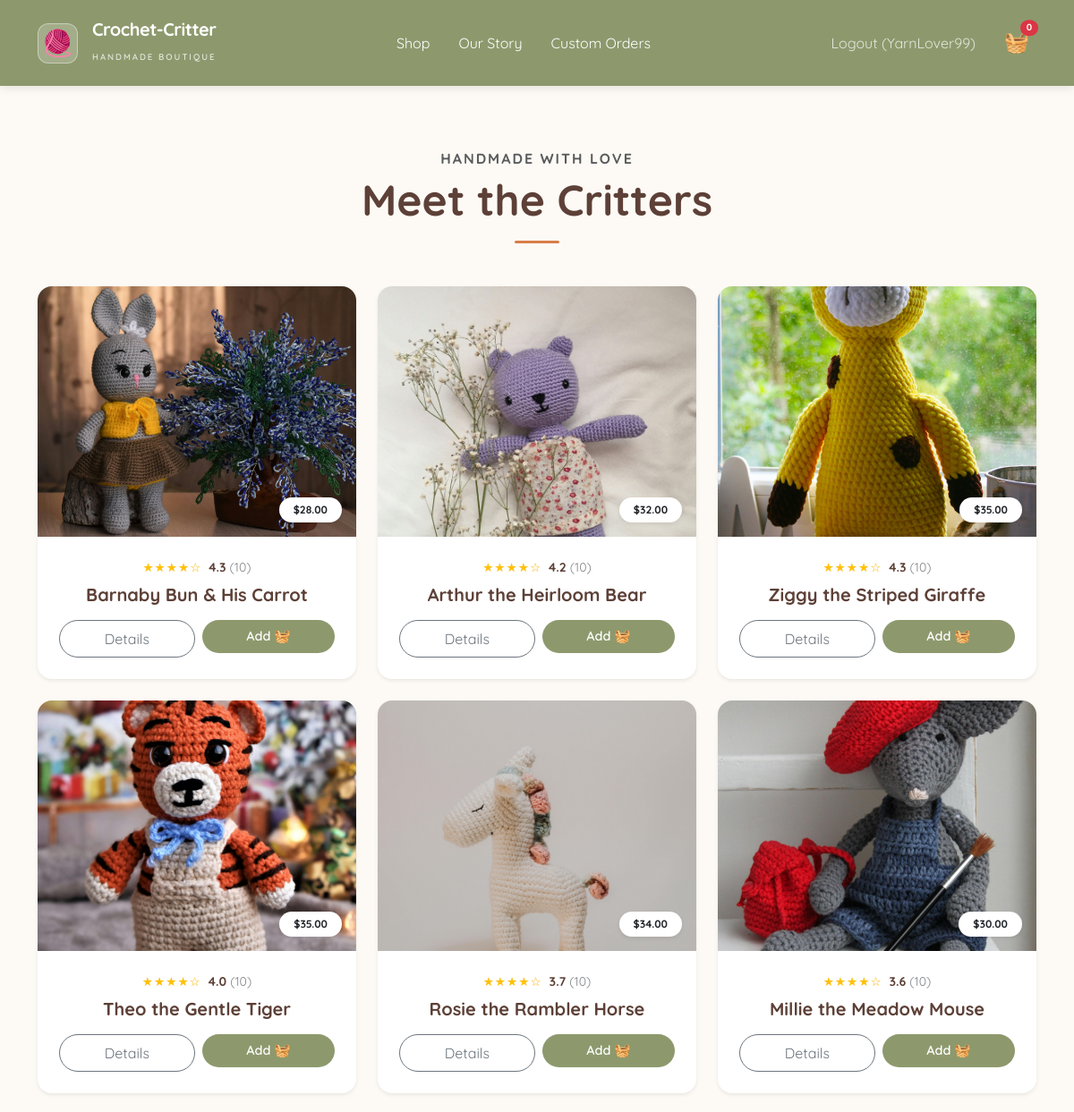
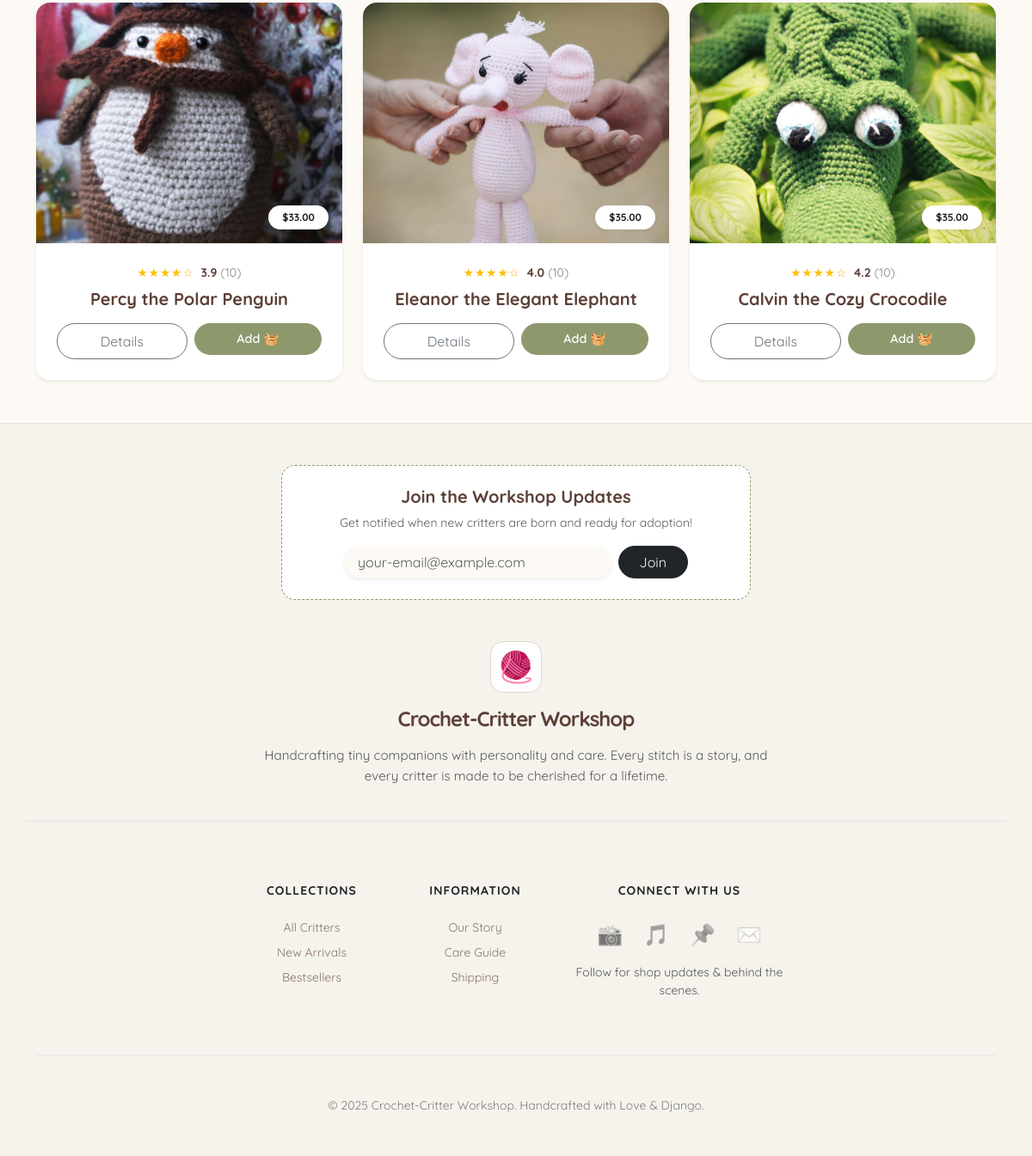
Screenshot of / (signed in) with the database file from the repository (2 pictures, top to bottom).
### products/models.py (models this page shows, shortened)
class Critter(models.Model):
    name = models.CharField(max_length=200)
    description = models.TextField()
    price = models.DecimalField(max_digits=6, decimal_places=2)
    image = models.ImageField(upload_to='critters/')
    created_at = models.DateTimeField(auto_now_add=True)
    def average_rating(self):
        result = self.reviews.aggregate(Avg('rating'))
        return result['rating__avg'] or 0.0

### products/views.py (the view)
# urls.py: path('', views.critter_list, name='home'),
def critter_list(request):
    critters = Critter.objects.all()
    return render(request, 'products/critter_list.html', {'critters': critters})

### products/cart.py (called while the page is built)
    def __len__(self):
        return sum(item['quantity'] for item in self.cart.values())

    def get_total_price(self):
        return sum(Decimal(item['price']) * item['quantity'] for item in self.cart.values())

### products/context_processors.py (called while the page is built)
def cart(request):
    cart = Cart(request)
    return {
        'cart': cart,
        'cart_items_count': len(cart),
        'cart_total_price': cart.get_total_price()
    }

### products/templates/products/critter_list.html (shortened to what this page needs)
{% extends 'products/base.html' %}
{% block content %}
  <div class="text-center mb-5 mt-4">
    <h6 class="text-uppercase fw-bold text-muted mb-2" style="letter-spacing: 2px;">Handmade with Love</h6>
    <h1 class="display-5 fw-bold" style="color: var(--cocoa-brown);">Meet the Critters</h1>
    <div class="mx-auto mt-3" style="width: 50px; height: 3px; background-color: var(--terracotta); border-radius: 2px;"></div>
  </div>
  <div class="row g-4">
    {% for critter in critters %}
      <div class="col-md-6 col-lg-4">
        <div class="card h-100 border-0 shadow-sm rounded-4 overflow-hidden transition-card">
          {% if critter.image %}
            <div class="position-relative">
              <img src="{{ critter.image.url }}" class="card-img-top" style="height: 280px; object-fit: cover;" alt="{{ critter.name }}" />
              <div class="position-absolute bottom-0 end-0 m-3 badge bg-white text-dark shadow-sm p-2 px-3 rounded-pill fw-bold">${{ critter.price }}</div>
            </div>
          {% endif %}
          <div class="card-body p-4 text-center d-flex flex-column">
            <div class="mb-2 d-flex align-items-center justify-content-center gap-1">
              <div class="stars text-warning" style="font-size: 0.85rem; letter-spacing: 1px;">
                {% if critter.average_rating >= 4.5 %} ★★★★★
                {% elif critter.average_rating >= 3.5 %} ★★★★☆
                {% elif critter.average_rating >= 2.5 %} ★★★☆☆
                {% elif critter.average_rating >= 1.5 %} ★★☆☆☆
                {% elif critter.average_rating > 0 %} ★☆☆☆☆
                {% else %} <span class="text-muted small">No reviews</span>
                {% endif %}
              </div>
              {% if critter.reviews.count > 0 %}
                <span class="small fw-bold ms-1" style="color: var(--cocoa-brown);">{{ critter.average_rating|floatformat:1 }}</span>
                <span class="small text-muted opacity-75">({{ critter.reviews.count }})</span>
              {% endif %}
            </div>
            <h5 class="fw-bold mb-3" style="color: var(--cocoa-brown);">{{ critter.name }}</h5>
            <div class="mt-auto d-flex gap-2">
              <a href="{% url 'critter_detail' critter.id %}" class="btn btn-outline-secondary rounded-pill px-3 py-2 flex-grow-1 small">Details</a>
              <form action="{% url 'cart_add' critter.id %}" method="POST" class="flex-grow-1">
                <button type="submit" class="btn btn-custom-shop rounded-pill px-3 py-2 w-100">
                  Add 🧺
                </button>
              </form>
            </div>
          </div>
        </div>
      </div>
    {% endfor %}
  </div>
{% endblock %}

### products/templates/products/base.html (shortened to what this page needs)
<!DOCTYPE html>
<html lang="en">
  <head>
    <link href="https://cdn.jsdelivr.net/npm/bootstrap@5.3.0/dist/css/bootstrap.min.css" rel="stylesheet" />
  </head>
  <body>
    <nav class="navbar navbar-expand-lg navbar-dark p-3 mb-5">
      <div class="container">
        <a class="navbar-brand d-flex align-items-center" href="{% url 'home' %}">
          <div class="logo-box me-3">
            <span>🧶</span>
          </div>
          <div class="brand-text">
            <h1 class="h5 fw-bold mb-0 text-white" style="letter-spacing: -0.5px;">Crochet-Critter</h1>
            <small class="text-uppercase opacity-75" style="font-size: 0.6rem; letter-spacing: 2px; font-weight: 600;">Handmade Boutique</small>
          </div>
        </a>
        <div class="collapse navbar-collapse justify-content-center" id="navbarNav">
          <ul class="navbar-nav">
            <li class="nav-item">
              <a class="nav-link px-3 fw-600 text-white" href="{% url 'home' %}">Shop</a>
            </li>
            <li class="nav-item">
              <a class="nav-link px-3 fw-600 text-white" href="{% url 'about' %}">Our Story</a>
            </li>
            <li class="nav-item">
              <a class="nav-link px-3 fw-600 text-white" href="{% url 'custom_order' %}">Custom Orders</a>
            </li>
          </ul>
        </div>
        <div class="d-flex align-items-center">
          <ul class="navbar-nav me-3 d-none d-lg-flex">
            {% if user.is_authenticated %}
              <li class="nav-item">
                <form id="logout-form" action="{% url 'logout' %}" method="post" style="display: inline;">
                  <button type="submit" class="nav-link small text-white opacity-75 border-0 bg-transparent" style="padding: 8px 16px;">Logout ({{ user.username }})</button>
                </form>
              </li>
            {% endif %}
          </ul>
        <div class="dropdown me-2">
          <a href="#" class="text-white text-decoration-none position-relative d-flex align-items-center" id="cartDropdown" data-bs-toggle="dropdown" aria-expanded="false">
            <span style="font-size: 1.4rem;">🧺</span>
            <span class="position-absolute top-0 start-100 translate-middle badge rounded-pill bg-danger" style="font-size: 0.65rem;">{{ cart_items_count }}</span>
          </a>
        </div>
      </div>
    </nav>
    <main class="container main-content">
      {% block content %}
      {% endblock %}
    </main>
    <footer class="mt-auto border-top text-center" style="background-color: #f6f3ed;">
      <div class="container py-5">
        <div class="row justify-content-center mb-5">
          <div class="col-md-8 col-lg-6">
            <div class="p-4 rounded-4" style="background-color: white; border: 1px dashed var(--sage-green);">
              <h5 class="fw-bold mb-2">Join the Workshop Updates</h5>
              <p class="small text-muted mb-3">Get notified when new critters are born and ready for adoption!</p>
              <form class="d-flex gap-2 mx-auto" style="max-width: 400px;">
                <input type="email" class="form-control rounded-pill border-0 shadow-sm px-3" placeholder="your-email@example.com" style="background-color: var(--cream-puff);" />
                <button type="submit" class="btn btn-dark rounded-pill px-4">Join</button>
              </form>
            </div>
          </div>
        </div>
        <div class="row justify-content-center mb-5">
          <div class="col-lg-7">
            <div class="logo-box mx-auto mb-3" style="width: 60px; height: 60px; font-size: 2.2rem; background: white; border: 1px solid #dcd5ca; display: flex; align-items: center; justify-content: center; border-radius: 15px;">
              <span>🧶</span>
            </div>
            <h4 class="fw-bold mb-3" style="letter-spacing: -1px;">Crochet-Critter Workshop</h4>
            <p class="text-muted mx-auto" style="max-width: 600px; font-size: 0.95rem; line-height: 1.6;">Handcrafting tiny companions with personality and care. Every stitch is a story, and every critter is made to be cherished for a lifetime.</p>
          </div>
        </div>
        <div class="row g-4 justify-content-center border-top pt-5">
          <div class="col-6 col-md-3 col-lg-2">
            <h6 class="text-uppercase fw-bold small mb-4 text-dark" style="letter-spacing: 1px;">Collections</h6>
            <ul class="list-unstyled small text-center">
              <li class="mb-2">
                <a href="{% url 'home' %}" class="footer-link">All Critters</a>
              </li>
              <li class="mb-2">
                <a href="#" class="footer-link">New Arrivals</a>
              </li>
              <li class="mb-2">
                <a href="#" class="footer-link">Bestsellers</a>
              </li>
            </ul>
          </div>
          <div class="col-6 col-md-3 col-lg-2">
            <h6 class="text-uppercase fw-bold small mb-4 text-dark" style="letter-spacing: 1px;">Information</h6>
            <ul class="list-unstyled small text-center">
              <li class="mb-2">
                <a href="{% url 'about' %}" class="footer-link">Our Story</a>
              </li>
              <li class="mb-2">
                <a href="{% url 'care_guide' %}" class="footer-link">Care Guide</a>
              </li>
              <li class="mb-2">
                <a href="{% url 'shipping' %}" class="footer-link">Shipping</a>
              </li>
            </ul>
          </div>
          <div class="col-12 col-md-6 col-lg-3">
            <h6 class="text-uppercase fw-bold small mb-4 text-dark" style="letter-spacing: 1px;">Connect With Us</h6>
            <div class="d-flex justify-content-center gap-4">
              <a href="#" class="social-icon">📸</a>
              <a href="#" class="social-icon">🎵</a>
              <a href="#" class="social-icon">📌</a>
              <a href="#" class="social-icon">✉️</a>
            </div>
            <p class="small text-muted mt-3">Follow for shop updates & behind the scenes.</p>
          </div>
        </div>
        <div class="pt-5 mt-5 border-top opacity-75">
          <p class="small text-muted mb-0">© 2025 Crochet-Critter Workshop. Handcrafted with Love & Django.</p>
        </div>
      </div>
    </footer>
  </body>
</html>

### products/templates/products/base.html (style rules this page uses)
:root { --sage-green: #8d996d; --cocoa-brown: #5d4037; --cream-puff: #fdfaf5; --terracotta: #d87d4a; }
body { background-color: var(--cream-puff); color: var(--cocoa-brown); font-family: 'Quicksand', sans-serif; display: flex; flex-direction: column; min-height: 100vh; }
.navbar { background-color: var(--sage-green); box-shadow: 0 2px 10px rgba(0, 0, 0, 0.1); }
.navbar::after { content: ''; display: block; height: 4px; background-image: linear-gradient(to right, transparent 50%, rgba(255, 255, 255, 0.2) 50%); background-size: 10px 100%; }
.logo-box { background: rgba(255, 255, 255, 0.2); border: 1px solid rgba(255, 255, 255, 0.4); width: 45px; height: 45px; display: flex; align-items: center; justify-content: center; border-radius: 12px; font-size: 1.8rem; backdrop-filter: blur(5px); transition: all 0.3s ease; }
.main-content { flex: 1; padding-bottom: 50px; }
.btn-custom-shop { background-color: var(--sage-green); color: white; border: none; transition: all 0.3s ease; }
.footer-link { text-decoration: none; color: var(--cocoa-brown); opacity: 0.7; transition: all 0.3s ease; }
.social-icon { text-decoration: none; font-size: 1.5rem; filter: grayscale(100%); opacity: 0.6; transition: all 0.3s ease; }

### products/templates/products/critter_list.html (style rules this page uses)
.transition-card { transition: transform 0.3s ease, box-shadow 0.3s ease; }
.stars { text-shadow: 0 0 1px rgba(216, 125, 74, 0.2); }
.btn-custom-shop { font-size: 0.9rem; font-weight: 600; }

### rows the page displays
Critter: image (picture), price "28.00", average_rating "4.3", reviews.count "10", name "Barnaby Bun & His Carrot"
Critter: image (picture), price "32.00", average_rating "4.2", reviews.count "10", name "Arthur the Heirloom Bear"
Critter: image (picture), price "35.00", average_rating "4.3", reviews.count "10", name "Ziggy the Striped Giraffe"
Critter: image (picture), price "35.00", average_rating "4.0", reviews.count "10", name "Theo the Gentle Tiger"
Critter: image (picture), price "34.00", average_rating "3.7", reviews.count "10", name "Rosie the Rambler Horse"
Critter: image (picture), price "30.00", average_rating "3.6", reviews.count "10", name "Millie the Meadow Mouse"
Critter: image (picture), price "33.00", average_rating "3.9", reviews.count "10", name "Percy the Polar Penguin"
Critter: image (picture), price "35.00", average_rating "4.0", reviews.count "10", name "Eleanor the Elegant Elephant"
Critter: image (picture), price "35.00", average_rating "4.2", reviews.count "10", name "Calvin the Cozy Crocodile"

### other values shown
{{ user.username }} "YarnLover99"
{{ cart_items_count }} "0"
